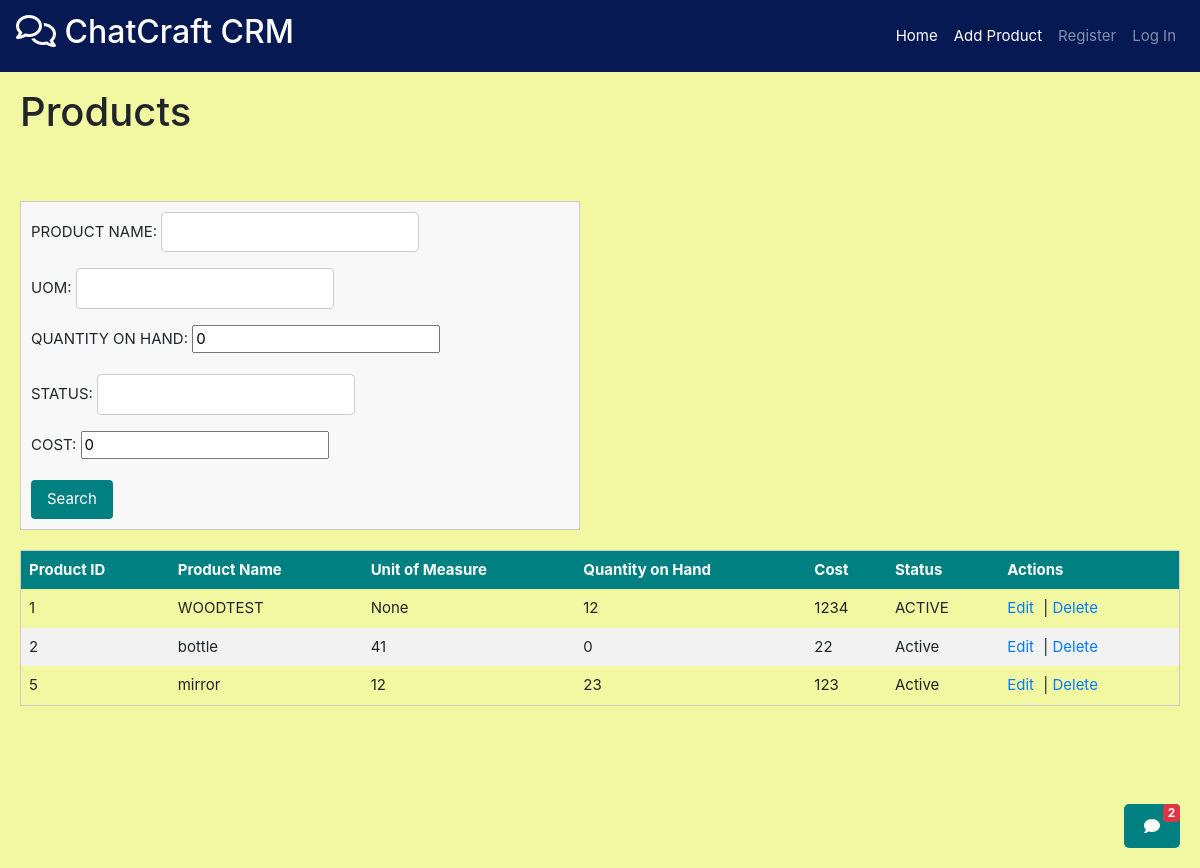
The page /products/get/ on the database as committed earlier.
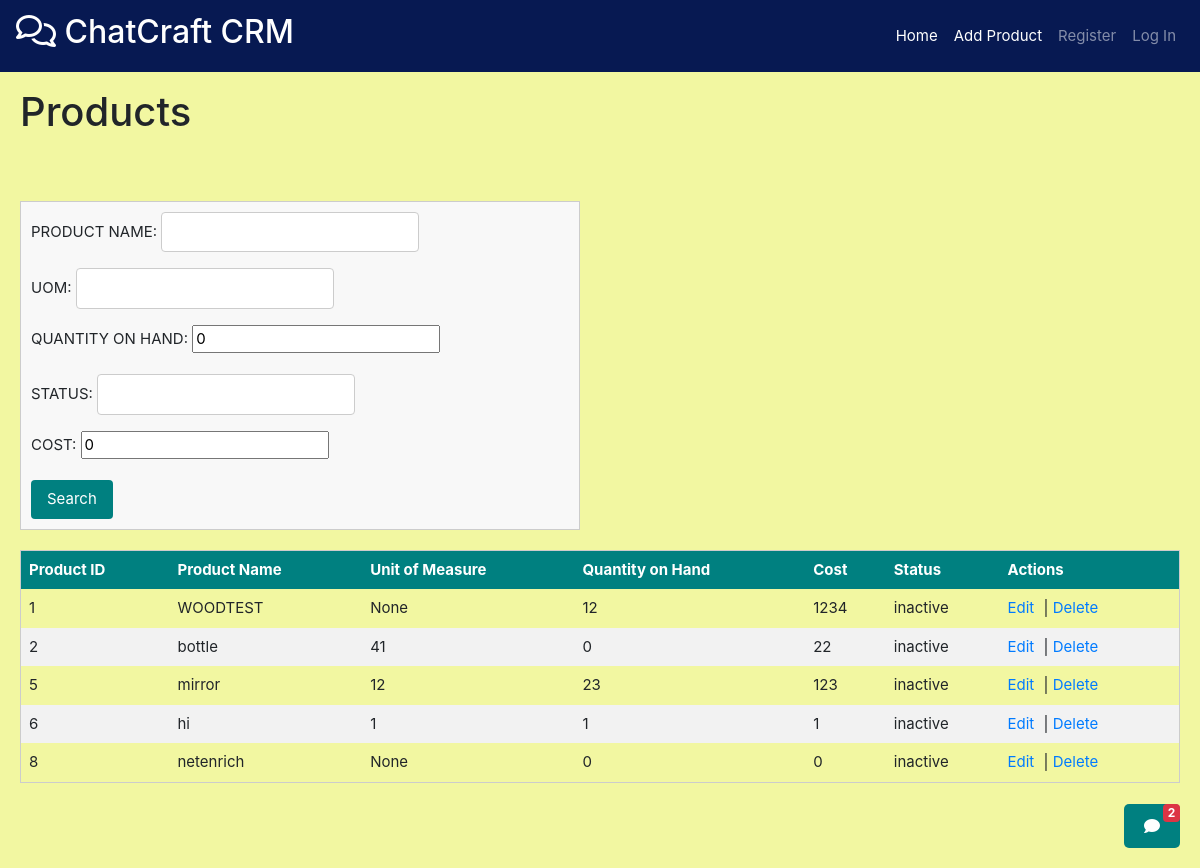
The same page on the database as committed later.
### products/models.py (models this page shows, shortened)
class Product(models.Model):
    PRODUCT_ID=models.AutoField(primary_key=True)
    PRODUCT_NAME = models.CharField(max_length=35,unique = True)
    UOM=models.CharField(max_length=35,null=True,blank=True)
    COST = models.IntegerField(default=0,null=True,blank=True)
    QUANTITY_ON_HAND=models.IntegerField(default = 0,null=True,blank=True)
    STATUS = models.CharField(max_length=35,null = True,blank=True)

### products/views.py (the view)
# urls.py: path('get/', views.getProduct),
def getProduct(request : HttpRequest):
    data = request.GET
    products = Product.objects.all()
    filter_fields = ["PRODUCT_NAME", "UOM", "QUANTITY_ON_HAND", "STATUS", "COST"]
    for field in filter_fields:
        param_value = data.get(field)
        if param_value:
            products = products.filter(**{field: param_value})
    product_list = []
    for product in products:
        product_details = {
            'PRODUCT_ID': product.PRODUCT_ID,
            'PRODUCT_NAME': product.PRODUCT_NAME,
            'UOM': product.UOM,
            'COST': product.COST,
            'QUANTITY_ON_HAND': product.QUANTITY_ON_HAND,
            'STATUS': product.STATUS,
        }
        product_list.append(product_details)
    product_data = json.dumps(product_list, indent=4)
    return render(request, 'Products/display_products.html', {'products':products, 'form':ProductForm()})

### products/forms.py (shortened to what this page needs)
class ProductForm(forms.ModelForm):
    class Meta:
        model = Product
        fields = ["PRODUCT_NAME", "UOM", "QUANTITY_ON_HAND", "STATUS", "COST"]  # List the fields you want to edit

### products/templates/Products/display_products.html (shortened to what this page needs)
{% extends 'base.html' %}
{% block extra_nav %}
<li class="nav-item">
    <a class="nav-link" href="/products/add/" style="color: white;">Add Product</a>
</li>
{% endblock %}
{% block content %}
<h1 class="page-title">Products</h1>
<br><br>
<form method="get" novalidate style="width: 560px;">
    {{ form.as_p }}
    <button type="submit">Search</button>
</form>
<table class="custom-table">
    <thead>
        <tr class="table-header">
            <th>Product ID</th>
            <th>Product Name</th>
            <th>Unit of Measure</th>
            <th>Quantity on Hand</th>
            <th>Cost</th>
            <th>Status</th>
            <th>Actions</th>
        </tr>
    </thead>
    <tbody>
        {% for product in products %}
        <tr>
            <td>{{ product.PRODUCT_ID }}</td>
            <td>{{ product.PRODUCT_NAME }}</td>
            <td>{{ product.UOM }}</td>
            <td>{{ product.QUANTITY_ON_HAND }}</td>
            <td>{{ product.COST }}</td>
            <td>{{ product.STATUS }}</td>
            <td>
                <a href="/products/edit/{{ product.PRODUCT_ID }}/" class="action-link">Edit</a> |
                <a href="/products/delete/{{ product.PRODUCT_ID }}/" class="action-link">Delete</a>
            </td>
        </tr>
        {% endfor %}
    </tbody>
</table>
{% endblock %}

Rows that differ between the two databases and show on the page:
changed Product "WOODTEST": STATUS "ACTIVE" → "inactive"
changed Product "bottle": STATUS "Active" → "inactive"
changed Product "mirror": STATUS "Active" → "inactive"
added Product: PRODUCT_ID "6", PRODUCT_NAME "hi", UOM "1", QUANTITY_ON_HAND "1", COST "1", STATUS "inactive"
added Product: PRODUCT_ID "8", PRODUCT_NAME "netenrich", UOM "None", QUANTITY_ON_HAND "0", COST "0", STATUS "inactive"
